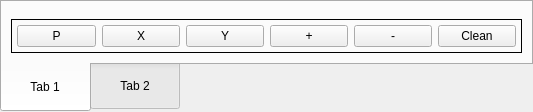
           <widget class="QTabWidget" name="tabWidget">
            <property name="layoutDirection">
             <enum>Qt::LeftToRight</enum>
            </property>
            <property name="styleSheet">
             <string notr="true">QTabBar::tab {
height: 50px; width: 90px;
font: 14pt &quot;DejaVu Sans&quot;; }</string>
            </property>
            <property name="tabPosition">
             <enum>QTabWidget::South</enum>
            </property>
            <property name="currentIndex">
             <number>0</number>
            </property>
            <widget class="QWidget" name="tab">
             <attribute name="title">
              <string>Tab 1</string>
             </attribute>
             <layout class="QGridLayout" name="gridLayout_4">
              <item row="3" column="0">
               <widget class="QFrame" name="verticalFrame_3">
                <property name="frameShape">
                 <enum>QFrame::Box</enum>
                </property>
                <layout class="QHBoxLayout" name="horizontalLayout">
                 <property name="leftMargin">
                  <number>5</number>
                 </property>
                 <property name="topMargin">
                  <number>5</number>
                 </property>
                 <property name="rightMargin">
                  <number>5</number>
                 </property>
                 <property name="bottomMargin">
                  <number>5</number>
                 </property>
                 <item>
                  <widget class="ActionButton" name="pView">
                   <property name="text">
                    <string>P</string>
                   </property>
                   <property name="actionName" stdset="0">
                    <string/>
                   </property>
                  </widget>
                 </item>
                 <item>
                  <widget class="ActionButton" name="xView">
                   <property name="text">
                    <string>X</string>
                   </property>
                   <property name="actionName" stdset="0">
                    <string/>
                   </property>
                  </widget>
                 </item>
                 <item>
                  <widget class="ActionButton" name="yView">
                   <property name="text">
                    <string>Y</string>
                   </property>
                   <property name="actionName" stdset="0">
                    <string/>
                   </property>
                  </widget>
                 </item>
                 <item>
                  <widget class="ActionButton" name="zoomViewIn">
                   <property name="text">
                    <string>+</string>
                   </property>
                   <property name="actionName" stdset="0">
                    <string/>
                   </property>
                  </widget>
                 </item>
                 <item>
                  <widget class="ActionButton" name="zoomViewOut">
                   <property name="text">
                    <string>-</string>
                   </property>
                   <property name="actionName" stdset="0">
                    <string/>
                   </property>
                  </widget>
                 </item>
                 <item>
                  <widget class="ActionButton" name="clearView">
                   <property name="text">
                    <string>Clean</string>
                   </property>
                   <property name="actionName" stdset="0">
                    <string/>
                   </property>
                  </widget>
                 </item>
                </layout>
               </widget>
              </item>
              <item row="1" column="0">
               <layout class="QVBoxLayout" name="verticalLayout_4">
                <item>
                 <widget class="GcodeBackplot" name="gcodebackplot"/>
                </item>
               </layout>
              </item>
             </layout>
            </widget>
            <widget class="QWidget" name="tab_2">
             <attribute name="title">
              <string>Tab 2</string>
             </attribute>
            </widget>
           </widget>
